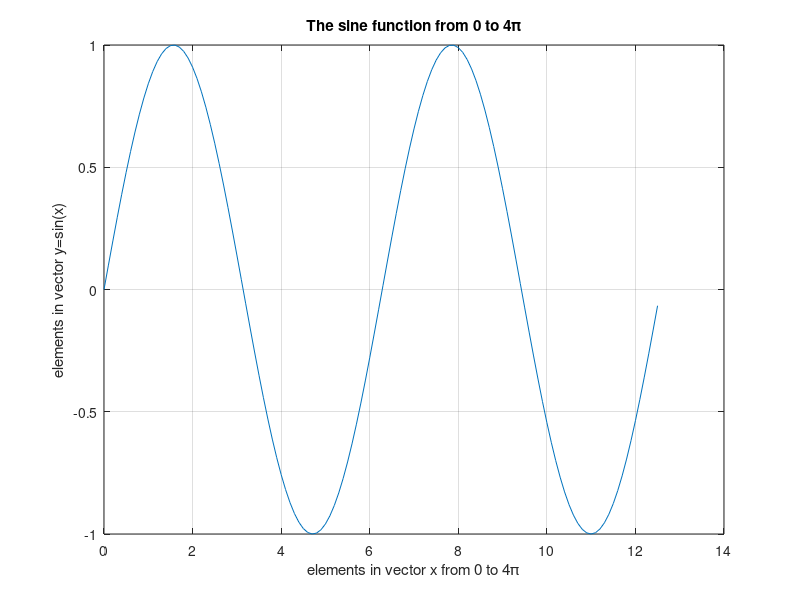

This figure's MATLAB source:
% -----------------------------------------------------
% plotting_sinecurve.m
% -----------------------------------------------------
% Write a program that computes and plots the sine function
% from 0 to 4pi. 
% -----------------------------------------------------
% Notes: None. 
% -----------------------------------------------------
% Priya Thamburaj Goeser
% Original: January 10th 2011
% Modified: March 5th 2012
% Copyright (c) 2012 Priya Thamburaj Goeser. 
% All Rights Reserved.
%------------------------------------------------------

% Clear all variables and clear the command window
clear all 
clc

% Close all open figure windows
close all

% define x
x=[0:0.1:4*pi];

% compute y
y=sin(x);

% open a figure window and plot x and y
figure
plot(x,y);
xlabel('elements in vector x from 0 to 4\pi');
ylabel('elements in vector y=sin(x)');
title('The sine function from 0 to 4\pi');
grid on

% Note that the \ before the pi in above strings
% ensures the use of the symbol pi. 
